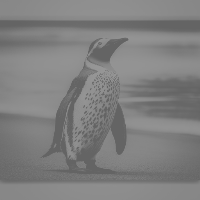
#> input picture lec2/penguin.png, 200 x 200 px
$ jupyter execute lec_2.ipynb
#> lines starting #> are read from the running program, lines starting #| are printed output that depends on the picture
[cell 1]
import cv2
import matplotlib.pyplot as plt
import numpy as np
from PIL import Image

[cell 2]
# plot histogram
def contrast_stretching(img, low, high):
    img_min = np.min(img)
    img_max = np.max(img)
    new_img = (img - img_min) * ((high - low) / (img_max - img_min)) + low
    new_img = new_img.astype(np.uint8)
    return new_img

[cell 3]
# import image
img = cv2.imread('penguin.png')
#> img is the input picture: shape (200, 200, 3); min 100, max 150, mean 127.1
# plot histogram
fig, axs = plt.subplots(1, 2, figsize=(15, 5))
axs[0].imshow(img)
axs[0].set_title('Original Image')
axs[1].hist(img.ravel(), 256, [0, 256])
axs[1].set_title('Histogram')
plt.show()
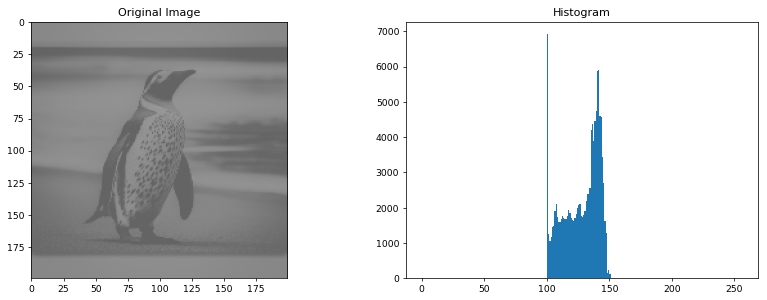
#> figure drawn by matplotlib, 2 panels; panel 2: tallest bar 6927 high, from x = 100 to 101

[cell 4]
contrast_img = contrast_stretching(img, 0, 255)
#> in contrast_stretching, `img_min = np.min(img)`: img_min = 100
#> in contrast_stretching, `img_max = np.max(img)`: img_max = 150
#> in contrast_stretching, `new_img = (img - img_min) * ((high - low) / (img_max - img_min)) + low`:
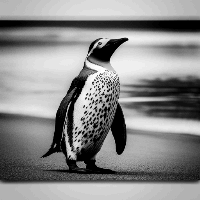
#> new_img: shape (200, 200, 3) float64; min 0, max 255, mean 138

# plot histogram
fig, axs = plt.subplots(1, 2, figsize=(15, 5))
axs[0].imshow(contrast_img)
axs[0].set_title('Contrast Image')
axs[1].hist(contrast_img.ravel(), 256, [0, 256])
axs[1].set_title('Histogram')
plt.show()
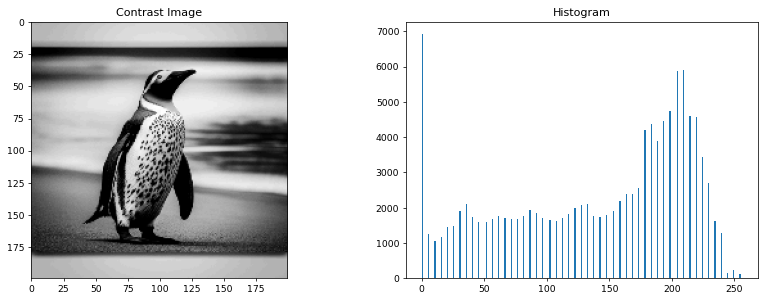
#> figure drawn by matplotlib, 2 panels; panel 2: tallest bar 6927 high, from x = 0 to 1
